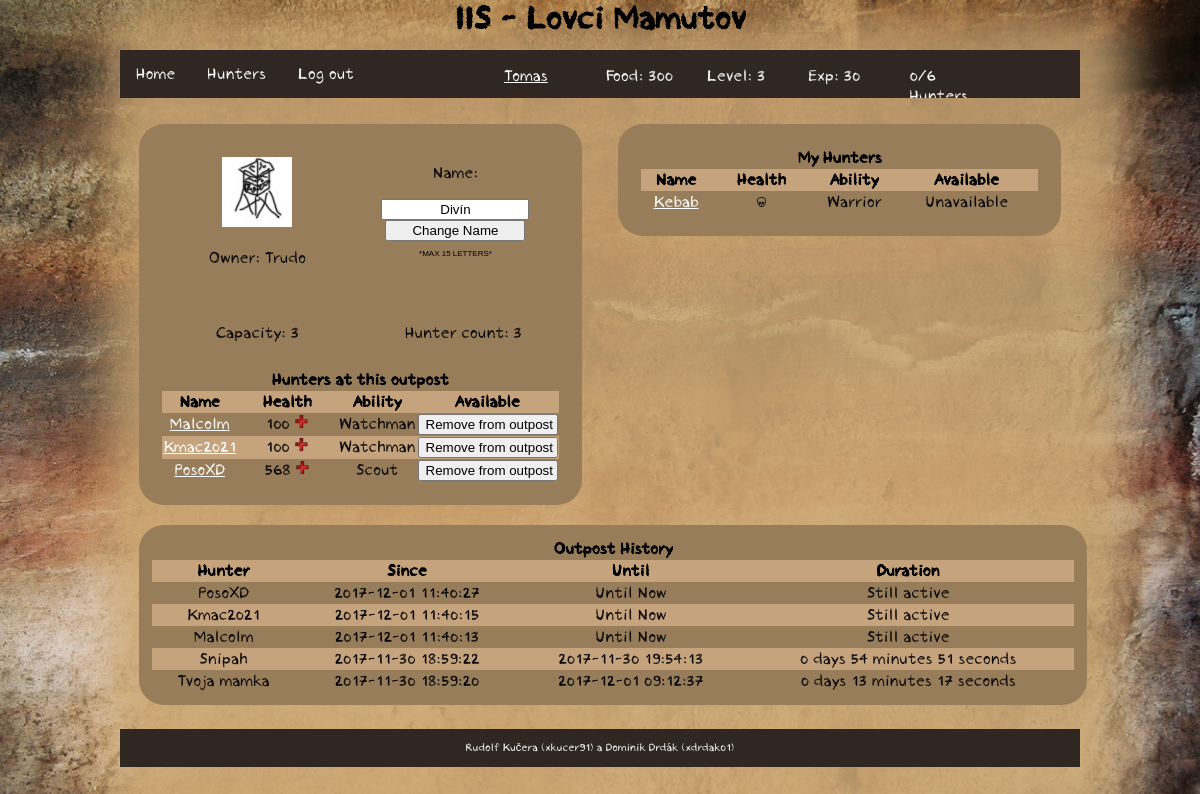
Screenshot of /iis/outpost/detail/1 (signed in) with the database file from the repository.
### tables this page shows
CREATE TABLE `user` (
  `id` int(11) NOT NULL,
  `name` varchar(255) NOT NULL,
  `password` varchar(255) NOT NULL,
  `level` int(11) NOT NULL,
  `food` int(11) NOT NULL,
  `experience` int(11) NOT NULL,
  `role` varchar(10) NOT NULL
);

CREATE TABLE `outpost` (
  `id` int(11) NOT NULL,
  `outpost` varchar(15) NOT NULL,
  `user` int(11) NOT NULL,
  `capacity` int(11) NOT NULL,
  `hunterCount` int(11) NOT NULL
);

CREATE TABLE `outpost_member` (
  `hunterId` int(11) NOT NULL,
  `outpostId` int(11) NOT NULL,
  `since` varchar(255) NOT NULL,
  `until` varchar(255) NOT NULL
);

CREATE TABLE `hunter` (
  `id` int(11) NOT NULL,
  `user` int(11) NOT NULL,
  `name` varchar(15) NOT NULL,
  `health` int(11) NOT NULL,
  `ability` int(11) NOT NULL,
  `available` int(11) NOT NULL
);

CREATE TABLE `ability` (
  `id` int(11) NOT NULL,
  `name` varchar(255) NOT NULL
);

### index.php (called while the page is built, shortened)
<?php
require_once('functions.php');
$router = new RouterController();
$router->handle(array($_SERVER['REQUEST_URI']));
$router->writeView();

### functions.php (called while the page is built, shortened)
<?php
function isLoggedIn() {
	if (isset($_SESSION['user']))
		return true;
	else
		return false;
}
function url($url) {
	return Controller::$url . $url;
}

### model/Db.php (called while the page is built)
<?php
class Db {
    private static $connection;
    private static $settings = array(
		PDO::ATTR_ERRMODE => PDO::ERRMODE_EXCEPTION,
		PDO::MYSQL_ATTR_INIT_COMMAND => "SET NAMES utf8",
		PDO::ATTR_EMULATE_PREPARES => false,
	);
    public static function connect($host, $user, $password, $database) {
		if (!isset(self::$connection)) {
			self::$connection = @new PDO(
				"mysql:host=$host;dbname=$database",
				$user,
				$password,
				self::$settings
			);
		}
	}
    public static function queryOne($query, $parameters = array()) {
		$result = self::$connection->prepare($query);
		$result->execute($parameters);
		return $result->fetch();
	}
    public static function queryAll($query, $parameters = array()) {
		$result = self::$connection->prepare($query);
		$result->execute($parameters);
		return $result->fetchAll();
	}
    public static function querySingle($query, $parameters = array()) {
		$result = self::queryOne($query, $parameters);
		return $result[0];
	}
	public static function query($query, $parameters = array()) {
		$result = self::$connection->prepare($query);
		$result->execute($parameters);
		return $result->rowCount();
	}
}

### model/user.php (called while the page is built, shortened)
<?php
class User {
	private $id;
	private $name;
	private $level;
	private $food;
	private $experience;
	private $role;
	public function __construct ($name) {
		$user = Db::queryOne('SELECT * FROM user WHERE name = ?',[$name]);
		if (empty($user)) {
			$this->name = $name;
			$this->level = 1;
			$this->food = 100;
			$this->experience = 0;
			$this->role = 'user';
		} else {
			$this->id = $user['id'];
			$this->name = $user['name'];
			$this->level = $user['level'];
			$this->food =  $user['food'];
			$this->experience =  $user['experience'];
			$this->role = $user['role'];
		}
	}
	public function setId() {
		$this->id = Db::querySingle('SELECT id FROM user WHERE name = ?', [$this->name]);
	}
	public function getId() {
		if (isset($this->id))
			return $this->id;
		else
			return $this->id = Db::querySingle('SELECT id FROM user WHERE name = ?', [$this->name]);
	}
	public function getLevel() {
		return $this->level;
	}
	public function getFood() {
		return $this->food;
	}
	public function getExp() {
		return $this->experience;
	}
	public function getRole() {
		return $this->role;
	}
	public function getMyHunters() {
		return Db::queryAll('SELECT * FROM hunter WHERE user = ? ORDER BY health DESC', [$this->id]);
	}
	public static function getUserNameById($id) {
		return Db::querySingle('SELECT name FROM user WHERE id = ?', [$id]);
	}
	public function getMyHuntersCount() {
		return Db::query('SELECT * FROM hunter WHERE user = ? AND health > ?', [$this->id,0]);
	}
}

### controller/RouterController.php (called while the page is built, shortened)
<?php
class RouterController extends Controller
{
	protected $controller;
	private function dashToCamelCase($text)
	{
		$word = str_replace('-', ' ', $text);
		$word = ucwords($word);
		$word = str_replace(' ', '', $word);
		return $word;
	}
	private function parseURL($url)
	{
        $parsedURL = parse_url($url);
		$parsedURL["path"] = ltrim($parsedURL["path"], "/");
		$parsedURL["path"] = trim($parsedURL["path"]);
		$splitPath = explode("/", $parsedURL["path"]);
		return $splitPath;
	}
    public function handle($parameters)
    {
		$parsedURL = $this->parseURL($parameters[0]);
		$iis = array_shift($parsedURL);
		$controllerClass = $this->dashToCamelCase(array_shift($parsedURL)) . 'Controller';
		if (file_exists('controller/' . $controllerClass . '.php'))
			$this->controller = new $controllerClass;
		else
			$this->redirect('error');
        $this->controller->handle($parsedURL);
		if (isLoggedIn()) {
			$this->data['user'] = new User($_SESSION['user']);
		}
    }
}

### model/outpost.php (called while the page is built, shortened)
<?php
class Outpost {
	public static function getOutpostById($id) {
		return Db::queryOne('SELECT * FROM outpost WHERE id = ?', [$id]);
	}
	public static function getHuntersByOutpostId($outpostId) {
		return Db::queryAll('SELECT * FROM hunter JOIN outpost_member ON hunter.id=outpost_member.hunterId WHERE outpostId = ? AND until = ?',[$outpostId, ""]);
	}
	public static function getHistory($outpostId) {
		return Db::queryAll('SELECT * FROM outpost_member WHERE outpostId = ? ORDER BY since DESC LIMIT 5',[$outpostId]);
	}
}

### controller/OutpostController.php (called while the page is built, shortened)
<?php
class OutpostController extends Controller
{
    public function handle($parameters)
    {
        if (isLoggedIn()) {
            $user = new User($_SESSION['user']);
            $user->setId();
            if (isset($parameters[0])) {
                if ($parameters[0] == 'detail') {
                    $outpost = Outpost::getOutpostById($parameters[1]);
                    $this->data['myHunters'] = $user->getMyHunters();
                    $this->data['outpostHunters'] = Outpost::getHuntersByOutpostId($outpost['id']);
                    $this->data['history'] = Outpost::getHistory($outpost['id']);
                }
            }
        }
    }
}

### model/ability.php (called while the page is built, shortened)
<?php
class Ability {
	public static function getAbilityName($id) {
		return Db::querySingle('SELECT name FROM ability WHERE id = ?', [$id]);
	}
}

### model/hunter.php (called while the page is built, shortened)
<?php
class Hunter {
	public static function getHunterNameById($id) {
		return Db::querySingle('SELECT name FROM hunter WHERE id =?', [$id]);
	}
}

### view/outpost.phtml (the view, shortened to what this page needs)
<div class="container">
	<div class="left">
		<div class="left">
			<img src="<?= url('img/outpost.jpg') ?>" class="outpost-img">
			<p>Owner: <?= User::getUserNameById($outpost['user']); ?></p>
		</div>
		<div clas="right">
			<p id="outpostName">
				Name:
				<form method="POST">
					<input type="text" name="changeName" value="<?= $outpost['outpost']; ?>" class="outpost-name-form">
					<input type="submit" value="Change Name" class="outpost-name-form">
				</form>
			 	<span style="font-family: arial; font-size:8px;">*MAX 15 LETTERS*</span>
			</p>
		</div>
		<br>
		<p class="left">Capacity:  <?= $outpost['capacity']; ?></p>
		<p class="right">Hunter count:  <?= $outpost['hunterCount']; ?></p>
		<?php if (!empty($outpostHunters)) : ?>
			<table id="availableHunters">
				<tr>
					<th colspan="4">
						Hunters at this outpost
					</th>
				</tr>
				<tr>
					<th>Name</th>
					<th>Health</th>
					<th>Ability</th>
					<th>Available</th>
				</tr>
				<?php foreach ($outpostHunters as $hunter):?>
					<tr>
						<td><a href="<?= url('hunter/detail/'. $hunter['id']) ?>"><?= $hunter['name'] ?></a></td>
						<td>
							<?php if ($hunter['health'] < 0) : ?>
								<img src="<?= url('img/skull.png') ?>" height="10px">
							<?php else : ?>
								<?= $hunter['health'] ?>
								<img src="<?= url('img/heal.png') ?>" height="15px">
							<?php endif; ?>
						</td>
						<td><?= Ability::getAbilityName($hunter['ability']) ?></td>
						<td>
							<form method="POST">
								<input type="submit" value="Remove from outpost"/>
							</form>
						</td>
					</tr>
				<?php endforeach; ?>
			</table>
		<?php else : ?>
			<table id="availableHunters">
				<tr><th>This Outpost is empty</th></tr>
			</table>
		<?php endif; ?>
	</div>
	<div class="right">
		<table id="availableHunters">
			<tr>
				<th colspan="4">
					My Hunters
				</th>
			</tr>
			<tr>
				<th>Name</th>
				<th>Health</th>
				<th>Ability</th>
				<th>Available</th>
			</tr>
			<?php foreach ($myHunters as $hunter):?>
				<tr>
					<td><a href="<?= url('hunter/detail/'.$hunter['id']) ?>"><?= $hunter['name'] ?></a></td>
					<td>
						<?php if ($hunter['health'] < 0) : ?>
							<img src="<?= url('img/skull.png') ?>" height="10px">
						<?php else : ?>
							<?= $hunter['health'] ?>
							<img src="<?= url('img/heal.png') ?>"" height="15px">
						<?php endif; ?>
					</td>
					<td><?= Ability::getAbilityName($hunter['ability']) ?></td>
					<td>
						<?php if ($hunter['available'] == 1) : ?>
							<form method="POST">
								<input type="hidden" name="hunterId" value="<?= $hunter['id'] ?>">
								<input type="submit" value="Assign to outpost"/>
							</form>
						<?php else : ?>
							Unavailable
						<?php endif; ?>
					</td>
				</tr>
			<?php endforeach; ?>
		</table>
	</div>
</div>
<br>
<div id="outpostHistory">
	<table>
		<tr>
			<th colspan="4">
				Outpost History
			</th>
		</tr>
		<tr>
			<th>Hunter</th>
			<th>Since</th>
			<th>Until</th>
			<th>Duration</th>
		</tr>
		<?php foreach($history as $line) : ?>
			<tr>
				<td><?= Hunter::getHunterNameById($line['hunterId']) ?></td>
				<td><?= $line['since'] ?></td>
				<td>
					<?php if ($line['until'] == null) : ?>
						Until Now
					<?php else : ?>
						<?= $line['until']  ?>
					<?php endif; ?>
				</td>
				<td>
					<?php if ($line['until'] == null) : ?>
						Still active
					<?php else : ?>
						<?= floor((strtotime($line['until']) - strtotime($line['since']))/(3600*24)) ?>
						days
						<?= floor((strtotime($line['until']) - strtotime($line['since']))/60%60) ?>
						minutes
						<?= (strtotime($line['until']) - strtotime($line['since']))%60 ?>
						seconds
					<?php endif; ?>
				 </td>
			</tr>
		<?php endforeach; ?>
	</table>
</div>

### view/template.phtml (shortened to what this page needs)
<!DOCTYPE html>
<html lang="cs-cz">
	<head>
		<link rel="stylesheet" href="<?= url('css/style.css') ?>" type="text/css"/>
		<link rel="stylesheet" href="<?= url('css/navigation.css') ?>" type="text/css"/>
		<link rel="stylesheet" href="<?= url('css/start.css') ?>" type="text/css"/>
		<link rel="stylesheet" href="<?= url('css/hunter.css') ?>" type="text/css"/>
		<link rel="stylesheet" href="<?= url('css/outpost.css') ?>" type="text/css"/>
		<link rel="stylesheet" href="<?= url('css/expedition.css') ?>" type="text/css"/>
		<link rel="stylesheet" href="<?= url('css/user.css') ?>" type="text/css"/>
		<link rel="stylesheet" href="<?= url('css/admin.css') ?>" type="text/css"/>
	</head>
	<body>
		<header>
			<div class="center">
				<h1>IIS - Lovci Mamutov</h1>
			</div>
		</header>
		<nav>
			<div class="center">
				<ul>
					<li><a href="<?= url('home') ?>">Home</a></li>
					<?php if (isLoggedIn()): ?>
						<li><a href="<?= url('hunter/overview') ?>">Hunters</a></li>
						<li><a href="<?= url('logout') ?>">Log out</a></li>
						<div id="stats">
							<p id="stats-name"><a href="<?= url('user/detail/'.$user->getId()) ?>"><?= $_SESSION['user'] ?></a></p>
							<p id="stats-food">Food: <?= $user->getFood()?></p>
							<p id="stats-lvl">Level: <?= $user->getLevel()?></p>
							<p id="stats-exp">Exp: <?= $user->getExp()?></p>
							<p id="stats-hunters"><?= $user->getMyHuntersCount() ?>/<?= $user->getLevel()+3?> Hunters</p>
						</div>
					<?php endif; ?>
				</ul>
			</div>
		</nav>
		<article>
			<div class="center">
				<?php $this->controller->writeView();  ?>
			</div>
		</article>
		<footer>
			<div class="center">
				<p>
					<?php if (isLoggedIn()) : ?>
						<?php if ($user->getRole() == 'admin') : ?>
							<a href="<?= url('admin/controlPanel') ?>">Rudolf Kučera (xkucer91) a Dominik Drdák (xdrdak01)</a>
						<?php else : ?>
							Rudolf Kučera (xkucer91) a Dominik Drdák (xdrdak01)
						<?php endif; ?>
					<?php else : ?>
						<a href="<?= url('admin/login') ?>">Rudolf Kučera (xkucer91) a Dominik Drdák (xdrdak01)</a>
					<?php endif; ?>
				</p>
			</div>
		</footer>
	</body>
</html>

### css/style.css (style rules this page uses)
html { height: 100%; width: 100%; margin: 0; padding: 0; font-family: 'Crayon Hand', Arial, sans-serif; font-weight:normal; font-style:normal; text-shadow: none; }
body { width: 100%; margin: 0; padding: 0; min-height: 100%; float: left; background-image: url('../img/bg.jpg'); background-size: cover; background-repeat: no-repeat; background-attachment: fixed; }
header { width: 100%; height: 50px; margin: 0; padding: 0; float: left; }
article { margin: 0; padding: 2%; width: 96%; min-height: 200px; float: left; }
footer { width: 100%; font-size: 11px; text-align: center; float: left; margin: 0; }
footer .center { background-color: #302722; color: white; padding-top: 1px; padding-bottom: 1px; }
.center { margin: 0 auto; padding: 0; width: 80%; }
h1 { margin: 0; text-align: center; }
a, a:visited { color: white; }

### css/navigation.css (style rules this page uses)
nav { height: 50px; width: 100%; margin: 0; padding: 0; float: left; }
nav ul { list-style-type: none; margin: 0; padding: 0; overflow: hidden; background-color: #302722; }
nav li { float: left; margin-bottom: 0; }
nav li a { display: block; color: white; text-align: center; padding: 14px 16px; text-decoration: none; margin-bottom: 0; }
#stats { height: 40px; width:60%; float:right; color: white; }
#stats p { float:left; height: 40px; width: 15%; margin-right: 15px; }

### css/outpost.css (style rules this page uses)
.left { float: left; width: 43%; padding: 2.5%; background-color: #987d5b; border-radius: 25px; }
.right { float: right; width: 43%; padding: 2.5%; background-color: #987d5b; border-radius: 25px; }
.left, .right { text-align: center; }
#availableHunters, #availableHunters td, #availableHunters th { border-collapse: collapse; }
#availableHunters { width: 100%; text-align: center; float: left; background-color: #987d5b; border-radius: 25px; }
#availableHunters input { width: 140px; }
#availableHunters td:nth-child(2) { width: 100px; }
#availableHunters td:nth-child(4) { width: 140px; }
#availableHunters tr:nth-child(2n) { border-collapse: collapse; background-color: #c5a37d; }
.outpost-name-form { margin: auto; content:''; display: block; text-align: center; margin: auto; width: 140px; }
.container { width: 100%; float:left; }
#outpostHistory { margin-top: 20px; float:left; width: 100%; background-color: #987d5b; border-radius: 25px; padding: 13px; }
#outpostHistory table { width: 100%; border-collapse: collapse; text-align: center; }
#outpostHistory tr:nth-child(2n) { border-collapse: collapse; background-color: #c5a37d; }

### rows the page displays
user: food "300", level "3", experience "30", $user->getLevel()+3 "6"
outpost: user.name "Trudo", changeName "Divín", capacity "3", hunterCount "3"
outpost_member: hunterId.name "Malcolm", hunterId.health "100", hunterId.name "Watchman", since "2017-12-01 11:40:13", until "Until Now"
outpost_member: hunterId.name "Kmac2021", hunterId.health "100", hunterId.name "Watchman", since "2017-12-01 11:40:15", until "Until Now"
outpost_member: hunterId.name "PosoXD", hunterId.health "568", hunterId.name "Scout", since "2017-12-01 11:40:27", until "Until Now"
hunter: name "Kebab", ability.name "Warrior", available "Unavailable"
outpost_member: hunterId.name "Snipah", since "2017-11-30 18:59:22", until "2017-11-30 19:54:13", until+since "0", until+since "54", until+since "51"
outpost_member: hunterId.name "Tvoja mamka", since "2017-11-30 18:59:20", until "2017-12-01 09:12:37", until+since "0", until+since "13", until+since "17"

### other values shown
$_SESSION['user'] "Tomas"
$user->getMyHuntersCount() "0"
